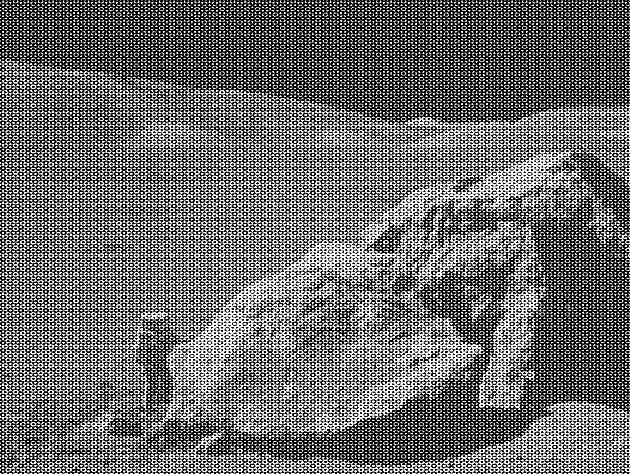
#> input picture Kevin/Homework1/hw_0_data/moonlanding.png, 630 x 474 px
$ jupyter execute --allow-errors Homework_1-4.ipynb   (shell and % lines are left out)   (Python 2 division)
#> lines starting #> are read from the running program, lines starting #| are printed output that depends on the picture
# Simple image denoising example using 2-dimensional FFT

**Illustrates**: 2-d image denoising, use of the numpy FFT library, array
manipulations, image plotting.

Let's try to denoise the following image with naive numpy manipulations:

<center>

</center>

The convolution of an input with with a linear filter in the termporal or
spatial domain is equivalent to multiplication by the Fourier transforms of the
input and the filter in the spectral domain.  This provides a conceptually
simple way to think about filtering: transform your signal into the frequency
domain, dampen the frequencies you are not interested in by multiplying the
frequency spectrum by the desired weights, and then apply the inverse transform
to the modified spectrum, back into the original domain.  In the example below,
we will simply set the weights of the frequencies we are uninterested in (the
high frequency noise) to zero rather than dampening them with a smoothly
varying function.  Although this is not usually the best thing to do, since
sharp edges in one domain usually introduce artifacts in another (eg high
frequency "ringing"), it is easy to do and sometimes provides satisfactory
results.

<center>

</center>

High frequency noise filtering of a 2D image in the Fourier domain.
The upper panels show the original image (left) and spectral power
(right) and the lower panels show the same data with the high
frequency power set to zero.  Although the input and output images are
grayscale, you can provide colormaps to `imshow` to plot them in
pseudo-color, with the `cmap` argument to `imshow`, which accepts any
of the colormaps found in the `matplotlib.cm` module.

## Exercise

After reading the image file `moonlanding.png` from the data
directory, try to produce images like the ones in the figure.  We will
describe the process here and provide some hints as to what you need
to think about.

The image in the upper left panel of the Figure is a grayscale photo
of the moon landing.  There is a banded pattern of high frequency
noise polluting the image.  In the upper right panel we see the 2D
spatial frequency spectrum.  The FFT output in the `numpy.fft` module
is packed with the lower freqeuencies starting in the upper left, and
proceeding to higher frequencies as one moves to the center of the
spectrum (this is the most efficient way numerically to fill the
output of the FFT algorithm).  Because the input signal is real, the
output spectrum is complex and symmetrical: the transformation values
beyond the midpoint of the frequency spectrum (the Nyquist frequency)
correspond to the values for negative frequencies and are simply the
mirror image of the positive frequencies below the Nyquist (this is
true for the 1D, 2D and ND FFTs in `numpy`).

You should compute the 2D spatial frequency spectra of the luminance
image, zero out the high frequency components, and inverse transform
back into the spatial domain.  You can plot the input and output
images with `plt.imshow`, but you should observe that if you show the
power spectrum (the absolute value of the FFT) directly, you will only
see white, and not the image in the Figure's upper right panel.  This
is due to the fact that the power spectrum has a small number of
pixels with extremely high amplitude, which completely swamp the
contrast (you can verify this by playing with a histogram of the
data).

[cell 1]
%pylab inline

import sys
import numpy as np
from matplotlib import pyplot as plt

Here's a handy utility for you that normalizes the peaks in the
spectrum so the huge dynamic range in this image doesn't swamp the
plot. You can take this as a given.

[cell 2]
def plot_spectrum(F, amplify=1000, ax=None):
    """Normalise, amplify and plot an amplitude spectrum."""

    # Note: the problem here is that we have a spectrum whose histogram is
    # *very* sharply peaked at small values.  To get a meaningful display, a
    # simple strategy to improve the display quality consists of simply
    # amplifying the values in the array and then clipping.

    # Compute the magnitude of the input F (call it mag).  Then, rescale mag by
    # amplify/maximum_of_mag.
    mag = abs(F)
    mag *= amplify/mag.max()

    # Next, clip all values larger than one to one.
    mag[mag > 1] = 1

    if ax is None: ax = plt.gca()
    ax.imshow(mag, plt.cm.Blues)

[cell 3]
fname = 'hw_0_data/moonlanding.png'
# your code here, you should get this image shape when done:
# Image shape: (474, 630)
img = plt.imread(fname)
#> img is the input picture: shape (474, 630) float32; min 0, max 1, mean 0.424
plt.imshow(img, cmap='gray')

Compute the 2d FFT of the input image, look at the center of the
spectrum, and simply truncate everything but the corners to zero.

**Hints:**

* Look for a 2-d FFT in `np.fft`.

* Call this variable 'F', which is the name we'll be using below.

* In the lines following, we'll make a copy of the original spectrum
  and truncate coefficients.

* In the lines following, we'll make a copy of the original spectrum
  and truncate coefficients.

* In Python, a complex number `z` has `z.real` and `z.imag` attributes
  for its real and imaginary parts.

[cell 4]
# Assign the 2d FFT to `F`
F = np.fft.fft2(img)
shape(F)
F

[cell 5]
# Define the fraction of coefficients (in each direction) we keep
keep_fraction = 0.1
ff = F.copy()
# Set r and c to be the number of rows and columns of the array.
r, c = ff.shape
#> r = 474; c = 630

[cell 6]
# Set all entries between r*keep_fraction and r*(1-keep_fraction) to 0:
ff[int(r*keep_fraction):int(r*(1-keep_fraction)), :] = 0

[cell 7]
# Set all entries between c*keep_fraction and c*(1-keep_fraction) to 0:
ff[:, int(c*keep_fraction):int(c*(1-keep_fraction))] = 0

[cell 8]
print(ff[int(r*keep_fraction):int(r*(1-keep_fraction))])
#> (printed output is left out)

[cell 9]
fig,(ax1, ax2) = plt.subplots(1, 2)
plot_spectrum(F, ax = ax1)
plot_spectrum(ff, ax = ax1)
#> call 2 of plot_spectrum, with F = array of shape (474, 630), amplify = 1000
#> in plot_spectrum (call 2), `mag *= amplify/mag.max()`: mag: shape (474, 630) float64; min 0, max 1000, mean 0
#> in plot_spectrum (call 2), `mag[mag > 1] = 1`:
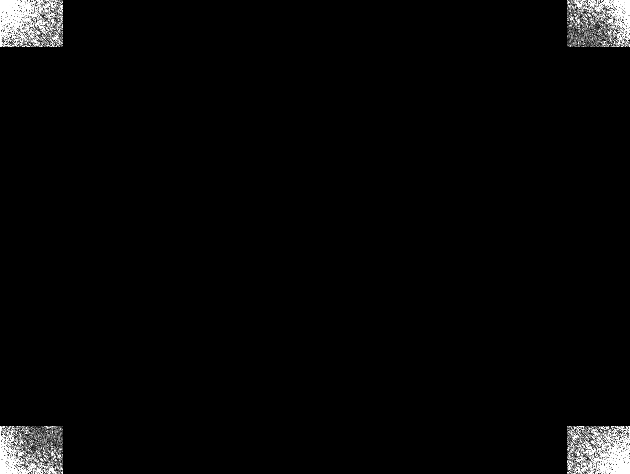
#> mag: shape (474, 630) float64; min 0, max 1, mean 0.0272
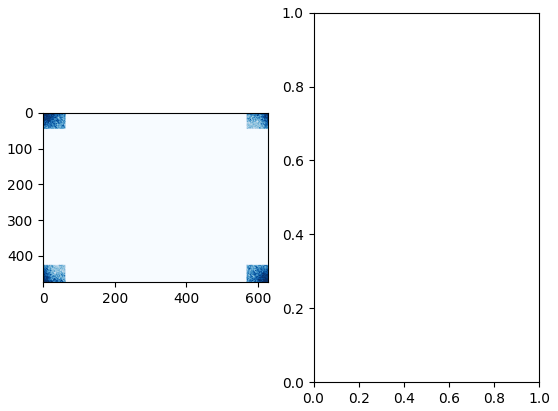
#> figure drawn by matplotlib, 1 panel

[cell 10]
F = np.fft.fft2(img)
keep_fraction = 0.1
ff = F.copy()
r, c = ff.shape
ff[int(r*keep_fraction):int(r*(1-keep_fraction))] = 0
ff[:, int(c*keep_fraction):int(c*(1-keep_fraction))] = 0
fig, (ax1, ax2) = plt.subplots(1, 2)
plot_spectrum(F, ax=ax1)
plot_spectrum(ff, ax=ax2)
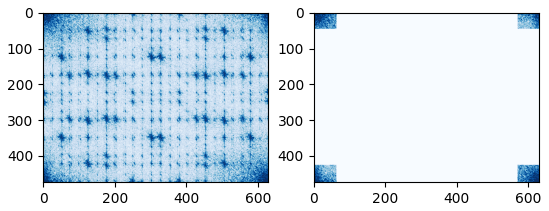
#> figure drawn by matplotlib, 2 panels

Reconstruct the denoised image from the filtered spectrum, keep only the
real part for display.

**Hint:**

There's an inverse 2d fft in the `np.fft` module as well (don't forget
that you only want the real part). Call the result `im_new` and plot
the results.

[cell 11]
def image_grid(im, F, im2, F2):
    """Display a grid with two images and their corresponding
    Fourier spectra.
    """
    fig, ax = plt.subplots(2, 2, figsize=(10,7))

    ax[0,0].set_title('Original image')
    ax[0,0].imshow(im, plt.cm.gray)

    ax[0,1].set_title('Fourier transform')
    plot_spectrum(F, ax=ax[0,1])

    ax[1,1].set_title('Filtered Spectrum')
    plot_spectrum(F2, ax=ax[1,1])

    ax[1,0].set_title('Reconstructed Image')
    ax[1,0].imshow(im2, plt.cm.gray)

[cell 12]
# im_new =   # new image here, from inverse FFT of truncated data
im_new = np.fft.ifft2(ff).real
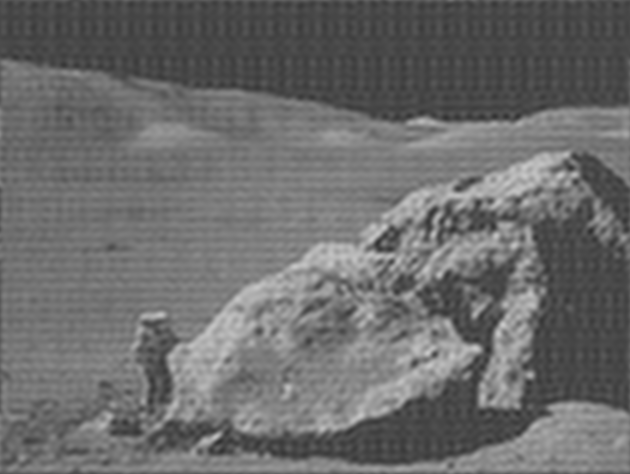
#> im_new: shape (474, 630) float64; min 0.184, max 0.791, mean 0.424
# call plotting routine here...
image_grid(img, F, im_new, ff)

#> (a cell that did not finish here is left out)

#> (a cell that did not finish here is left out)

Repeat the process above, but instead of simply zeroing out an entire
region, multiply the spectrum by a gaussian-type envelope that more
gradually smooths outthe center and leaves the corners intact.

**Hints**

- Experiment with envelopes of the type:

$$g(x,y) = 1-\exp(-\alpha(x^2+y^2)^k)$$

for different values of $\alpha$ and $k$.

- Plot a line profile of the above function at y=0 to get a feel for
  the shape of your envelope.

- To evaluate the array over the 2-d domain, look for the
  `np.meshgrid` function.

[cell 15]
def g(x, y, alpha = 1, k = 1):
    return(1 - np.exp(-alpha*(x**2 + y**2)**k))

#> (a cell that did not finish here is left out)

#> (a cell that did not finish here is left out)

[cell 18]
x, y = np.meshgrid(np.arange(-c/2, c/2), np.arange(-r/2, r/2))

[cell 19]
mask = g(x, y, alpha = 1e-51, k = 10)
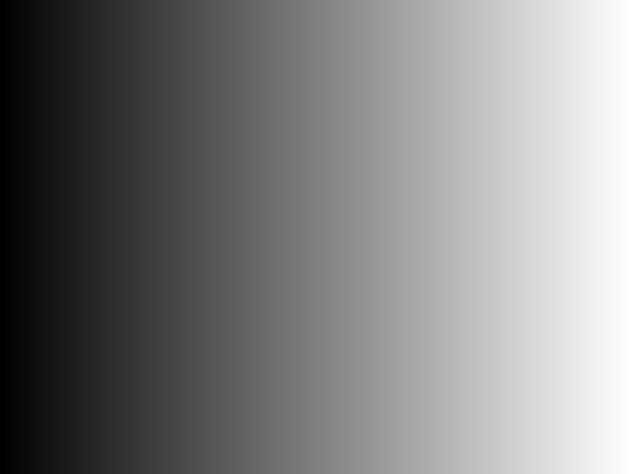
#> x: shape (474, 630) int64; min -315, max 314, mean -0.5; drawn with min black and max white

[cell 20]
fig, (ax1, ax2) = plt.subplots(1, 2)
ax1.plot(np.arange(c), mask[r/2, :])
ax1.set_xlim(0, c)
ax1.set_title("Mid-line")

# Plot both the line and the image
ax2.imshow(mask, cmap='gray')
ax2.set_ylim(0, r)
ax2.set_title("Gaussian mask")
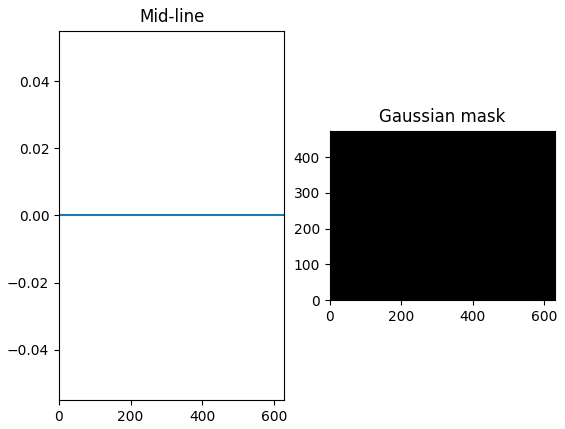
#> figure drawn by matplotlib, 2 panels

[cell 21]
ff2 = F.copy()*mask
# im_new =   # new image here, from inverse FFT of truncated data
im_new_2 =  np.fft.ifft2(ff2).real
#> im_new_2: shape (474, 630) float64; every value is 0
# call plotting routine here...
image_grid(img, F, im_new_2, ff2)
#> in plot_spectrum (call 8), `mag *= amplify/mag.max()`: mag: shape (474, 630) float64; every value is NaN or infinite
